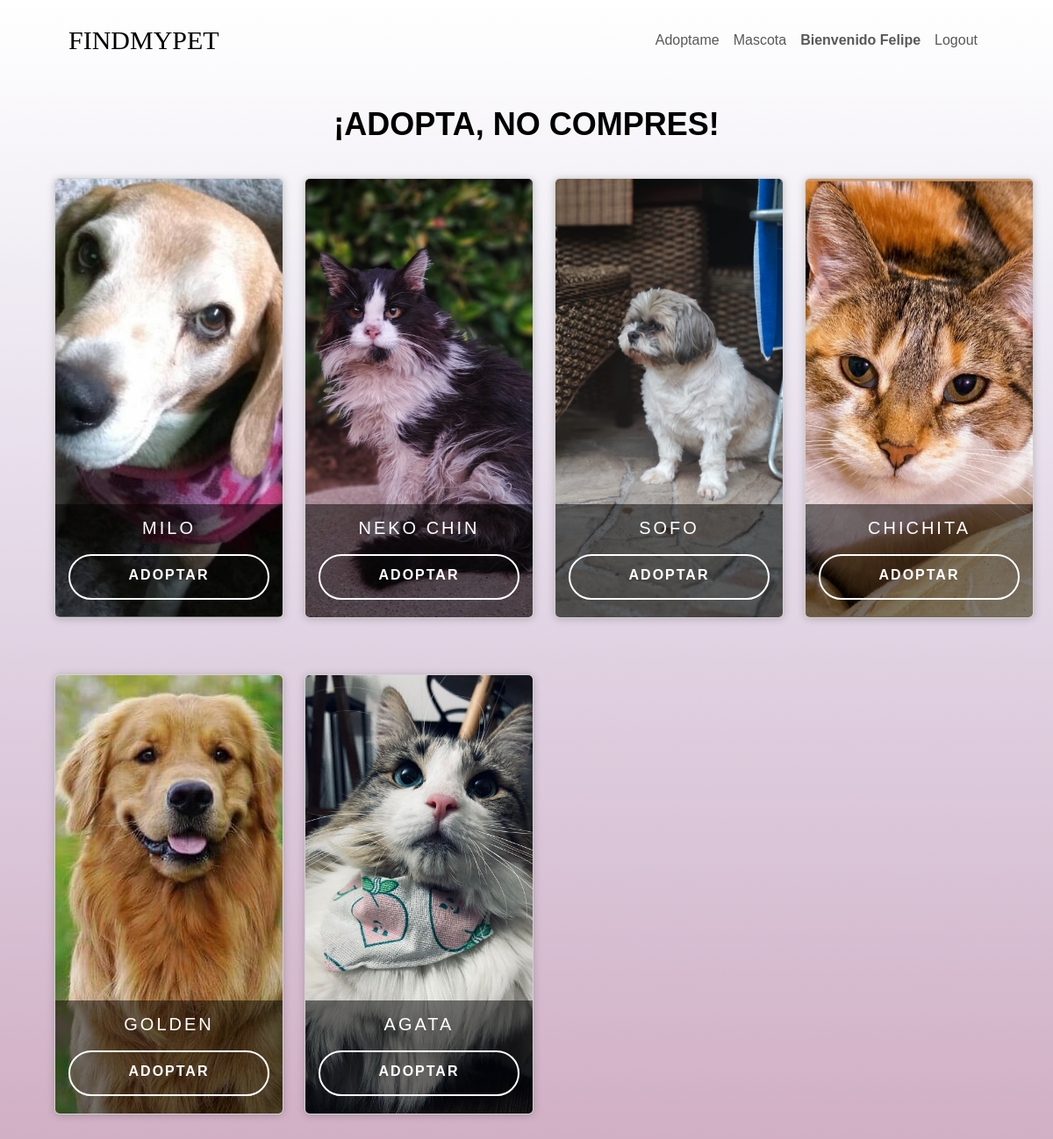
The page /adoptame/ (signed in) on the database its author committed.
### aplicacion/models.py (models this page shows, shortened)
class Mascota(models.Model):
    TIPO_CHOICES = (
        ('perro', 'Perro'),
        ('gato', 'Gato'),
    )
    nombre = models.CharField(max_length=50)
    tamaño = models.CharField(max_length=10, null=True, choices=[('Grande', 'Grande'), ('Mediano', 'Mediano'), ('Pequeño', 'Pequeño')])
    edad = models.IntegerField()
    tipo = models.CharField(max_length=10, choices=TIPO_CHOICES, null=True)
    Raza = models.ForeignKey(Raza, on_delete=models.PROTECT, null=True)
    genero = models.CharField(max_length=10, null=True, choices=[('Macho', 'Macho'), ('Hembra', 'Hembra')])
    personalidad= models.CharField(max_length=50, null=True)
    miedos= models.CharField(max_length=50, null=True)
    vacunas =  models.CharField(max_length=10, null=True, choices=[('SI', 'SI'), ('NO', 'NO')])
    chip= models.CharField(max_length=10, null=True, choices=[('SI', 'SI'), ('NO', 'NO')])
    imagen = models.ImageField(upload_to="mascotas", null=True)
    imagen2 = models.ImageField(upload_to="mascotas", null=True)
    imagen3= models.ImageField(upload_to="mascotas", null=True)
    imagen4 = models.ImageField(upload_to="mascotas", null=True)
    imagen5 = models.ImageField(upload_to="mascotas", null=True)
    latitud = models.FloatField(null=True, blank=True)
    longitud = models.FloatField(null=True, blank=True)
    descripcion = models.TextField()

### aplicacion/views.py (the view)
# urls.py: path('adoptame/', views.adoptame, name='adoptame'),
@login_required
def adoptame(request):
    mascotas = Mascota.objects.all()
    data = {
        'mascotas':mascotas
    }
    return render(request, "aplicacion/adoptame.html", data)

### aplicacion/context_processor.py (called while the page is built)
def total_carrito(request):
    total = 0
    if request.user.is_authenticated:
        if "carrito" in request.session.keys():
            for key, value in request.session["carrito"].items():
                total += int(value["acumulado"])
    return {"total_carrito": total}

### aplicacion/templates/aplicacion/adoptame.html (shortened to what this page needs)
{% extends "aplicacion/base.html" %}
{%load static%}
{% block mascotas %}
<head>
    <link rel="stylesheet" href="{%static 'app/css/mascotas.css'%}">
</head>
<body>
    <div class="banneradoptame">
        <h1>¡Adopta, no compres!</h1>
    </div>
    <div class="container">
        <div class="row">
            {% for p in mascotas %}
            <div class="col-md-3 col-sm-6 mb-4">
                <div class="card img-fluid">
                    <img src="{{ p.imagen.url }}" class="img-card img-fluid" alt="{{ p.nombre }}">
                    <div class="contenido-card">
                        <h2 class="card-title">{{ p.nombre }}</h2>
                        <a href="{% url 'perfil_mascota' mascota_id=p.id %}" class="section2_btn btn22">Adoptar</a>
                    </div>
                </div>
            </div>
            {% endfor %}
        </div>
    </div>
</body>
{% endblock %}

### aplicacion/templates/aplicacion/base.html (shortened to what this page needs)
<!DOCTYPE html>
<html lang="en">
<head>
    <link href="https://cdn.jsdelivr.net/npm/bootstrap@5.3.1/dist/css/bootstrap.min.css" rel="stylesheet"
>
    {%load static%}
</head>
<body>
    <nav class="navbar navbar-expand-lg position-absolute w-100" id="mainNav">
        <div class="container px-5 px-lg-5">
            <a class="navbar-brand " href="{% url 'home' %}"
                style="font-size: 30px; font-family: montreal ;">FINDMYPET</a>
            <div class="collapse navbar-collapse " id="navbarResponsive">
                <ul class="navbar-nav ms-auto">
                    {% if user.is_authenticated %}
                    <li class="nav-item"><a class="nav-link" href="{% url 'adoptame' %}">Adoptame</a></li>
                    <li class="nav-item"><a class="nav-link" href="{% url 'pet' %}">Mascota</a></li>
                    <li class="nav-item"><a class="nav-link" href="#"> <b>Bienvenido {{user.username}}</b></a></li>
                    <li class="nav-item"><a class="nav-link" href="{% url 'exit' %}">Logout</a></li>
                    {% else %}
                    <li class="nav-item"><a class="nav-link" href="{% url 'signup' %}">Registro</a></li>
                    <li class="nav-item"><a class="nav-link" href="#sobre">Sobre nosotros</a></li>
                    <li class="nav-item"><a class="nav-link" href="{% url 'login' %}">Login</a></li>
                    {% endif %}
                </ul>
            </div>
        </div>
    </nav>
    <link rel="stylesheet" href="https://unpkg.com/leaflet@1.7.1/dist/leaflet.css" />
</body>
{% block mascotas %}
{%endblock%}
</html>

### aplicacion/static/app/css/mascotas.css (style rules this page uses)
* { margin: 0; padding: 0; box-sizing: border-box; font-family: "Poppins", sans-serif; }
body { background-image: linear-gradient( to bottom, #ffffff, #efebf3, #e3d7e6, #d9c3d6, #d1aec3 ); justify-content: center; align-items: center; }
.banneradoptame { text-align: center; padding: 20px; }
.banneradoptame h1 { color: #000000; font-size: 36px; margin: 0; text-transform: uppercase; font-weight: bold; padding-top: 100px; text-align: center; }
.content h1, a { color: rgba(255, 255, 255, 0.8); margin: 10px 0; }
.img-card { height: 500px; border-radius: 3px; max-width: 100%; object-fit: cover; }
.card { width: 100%; margin: 20px; border-radius: 6px; overflow: hidden; background: #fff; box-shadow: 0px 1px 10px rgba(0, 0, 0, 0.2); transition: all 400ms ease-out; cursor: default; }
.card .contenido-card h2 { font-size: 1.1rem; text-transform: uppercase; letter-spacing: 3px; text-align: center; font-weight: 500; color: #ffffff; font-family: "Poppins", sans-serif; font-size: 20px; transition-delay: 0.2s; }
.card .contenido-card a { display: inline-block; padding: 10px; margin-top: 10px; text-decoration: none; text-transform: uppercase; font-size: 16px; font-family: "Poppins", sans-serif; font-weight: bolder; color: rgb(255, 255, 255); margin-bottom: 5px; letter-spacing: 2px; -webkit-transition: all 0.5s; -o-transition: all 0.5s; -ms-transition: all 0.5s; -moz-transition: all 0.5s; transition: all 0.5s; }
.card .contenido-card { padding: 15px; text-align: center; }
div .card .contenido-card { width: 100%; box-sizing: border-box; position: absolute; bottom: 0px; background: rgba(0, 0, 0, 0.5); }
.btn22 { background: transparent; border: 2px solid #ffffff; color: #ffffff; }
.section2_btn { border-radius: 35px; padding: 10px 12px; width: 100%; height: 52px; color: #fff; font-size: 16px; }

### rows shown on the page
Mascota: imagen (picture), nombre "MILO"
Mascota: imagen (picture), nombre "NEKO CHIN"
Mascota: imagen (picture), nombre "SOFO"
Mascota: imagen (picture), nombre "CHICHITA"
Mascota: imagen (picture), nombre "GOLDEN"
Mascota: imagen (picture), nombre "AGATA"

### other values the page prints
{{ user.username }} "Felipe"
